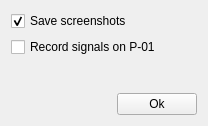
<?xml version="1.0" encoding="UTF-8"?>
<ui version="4.0">
 <class>RecordSignalSettings</class>
 <widget class="QWidget" name="RecordSignalSettings">
  <property name="geometry">
   <rect>
    <x>0</x>
    <y>0</y>
    <width>208</width>
    <height>126</height>
   </rect>
  </property>
  <property name="windowTitle">
   <string>Form</string>
  </property>
  <layout class="QGridLayout" name="gridLayout">
   <item row="3" column="1">
    <widget class="QPushButton" name="pushButton">
     <property name="text">
      <string>Ok</string>
     </property>
    </widget>
   </item>
   <item row="2" column="1">
    <spacer name="verticalSpacer">
     <property name="orientation">
      <enum>Qt::Vertical</enum>
     </property>
     <property name="sizeHint" stdset="0">
      <size>
       <width>20</width>
       <height>40</height>
      </size>
     </property>
    </spacer>
   </item>
   <item row="3" column="0">
    <spacer name="horizontalSpacer">
     <property name="orientation">
      <enum>Qt::Horizontal</enum>
     </property>
     <property name="sizeHint" stdset="0">
      <size>
       <width>40</width>
       <height>20</height>
      </size>
     </property>
    </spacer>
   </item>
   <item row="1" column="0" colspan="2">
    <widget class="QCheckBox" name="cbRecord">
     <property name="text">
      <string>Record signals on P-01</string>
     </property>
    </widget>
   </item>
   <item row="0" column="0" colspan="2">
    <widget class="QCheckBox" name="cbScreenshot">
     <property name="text">
      <string>Save screenshots</string>
     </property>
     <property name="checked">
      <bool>true</bool>
     </property>
    </widget>
   </item>
  </layout>
 </widget>
 <resources/>
 <connections/>
</ui>
